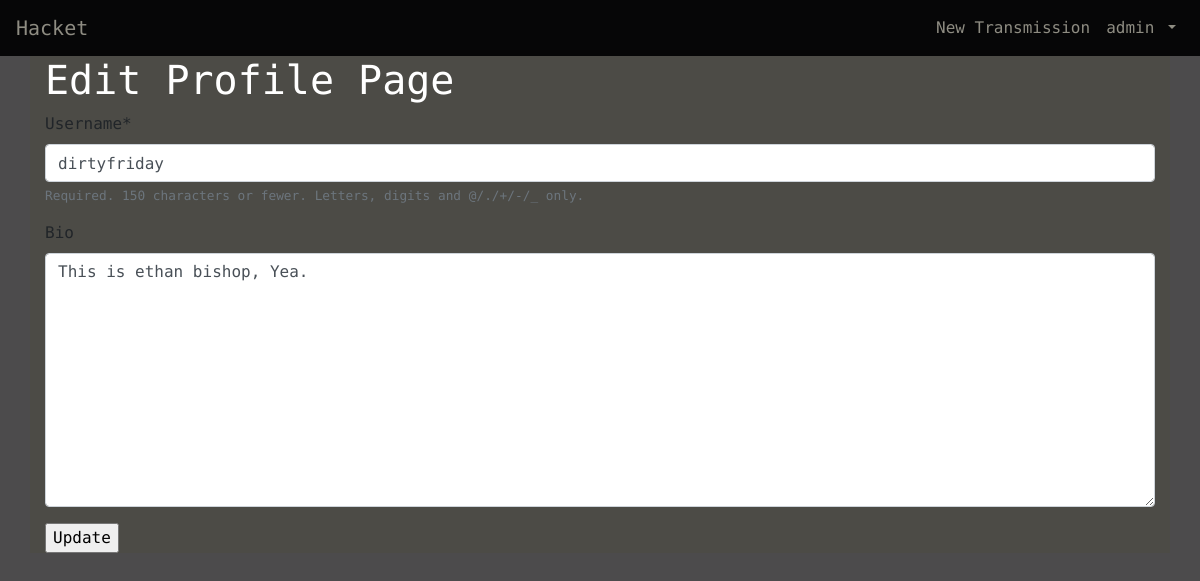
The app's page /accounts/1/edit/ (signed in) with its own data.
### accounts/models.py (models this page shows, shortened)
class CustomUser(AbstractUser):
    age = models.PositiveIntegerField(null=True, blank=True)
    bio = models.TextField(max_length=255, null=True, blank=True)

### accounts/views.py (the view)
# urls.py: path('<int:pk>/edit/', EditProfilePageView.as_view(), name='edit_profile')
class EditProfilePageView(UpdateView):
    model = CustomUser
    template_name = 'registration/edit_profile.html'
    fields = ['username', 'bio']

### templates/registration/edit_profile.html (shortened to what this page needs)
{% extends 'base.html' %}
{% load crispy_forms_tags %}
{% block content %}
    <h1>Edit Profile Page</h1>
    <form action="" method="post">
        {{ form|crispy }}
    <input type="submit" value="Update">
</form>
{% endblock content %}

### templates/base.html (shortened to what this page needs)
{% load static %}
<html>
    <head>
        <link rel="stylesheet" href="{% static 'css/base.css' %}">
        <link rel="stylesheet" href="https://cdn.jsdelivr.net/npm/bootstrap@4.5.3/dist/css/bootstrap.min.css">
    </head>
    <body id="main">
        <nav class="navbar navbar-expand-lg">
            <a class="navbar-brand" href="{% url 'home' %}" style="color: #8e8c82;">Hacket</a>
            <div class="collapse navbar-collapse" id="navbarSupportedContent">
                {% if user.is_authenticated %}
                    <ul class="navbar-nav ml-auto">
                        <li class="nav-item">
                            <a class="nav-link" href="{% url 'transmission_new' %}" style="color: #8e8c82;">New Transmission</a>
                        </li>
                        <li class="nav-item">
                            <a style="color: #8e8c82;" class="nav-link dropdown-toggle" href="#"
                                id="navbarDropdown" role="button" data-toggle="dropdown"
                                aria-haspopup="true" aria-expanded="false">
                                {{ user.username }}
                            </a>
                        </li>
                    </ul>
                {% else %}
                    <form class="form-inline ml-auto">
                        <a href="{% url 'login' %}" class="btn btn-outline-secondary" style="color: #8e8c82;">Log In</a>
                        <a href="{% url 'signup' %}" class="btn btn-primary ml-2" style="color: #8e8c82;">Sign up</a>
                    </form>
                {% endif %}
            </div>
        </nav>
        <main>
            <div class="container" style="background-color: #4c4b46;">
                {% block content %}
                {% endblock content %}
            </div>
        </main>
    </body>
</html>

### static/css/base.css (style rules this page uses)
h1 { color: white; }
nav { background-color: rgb(6, 6, 7); }
#main { background-color: #4c4b4c; font-family: "Syne Mono", sans-serif; }

### records on screen
CustomUser: username "admin"
CustomUser: username "dirtyfriday", bio "This is ethan bishop, Yea."
